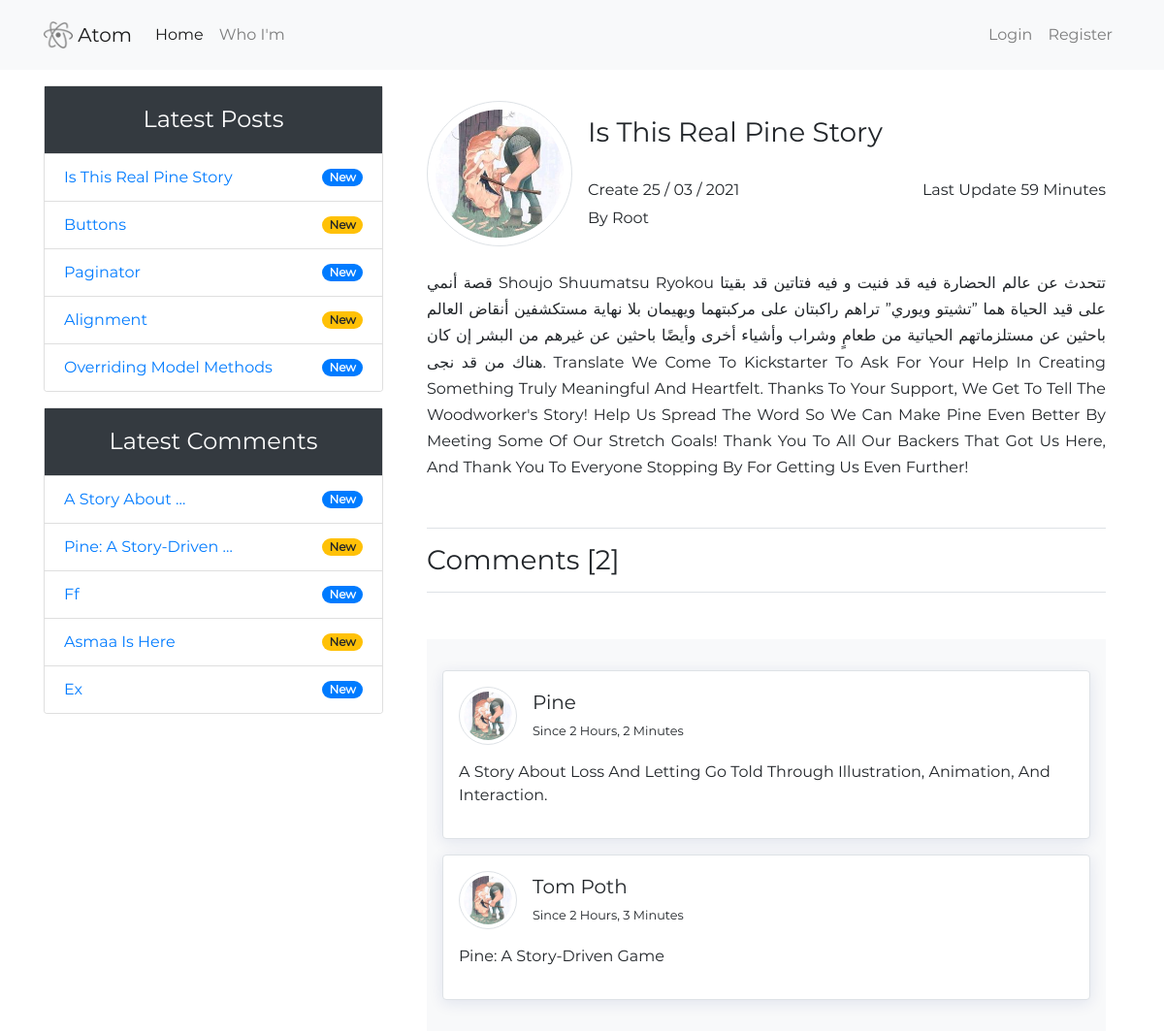
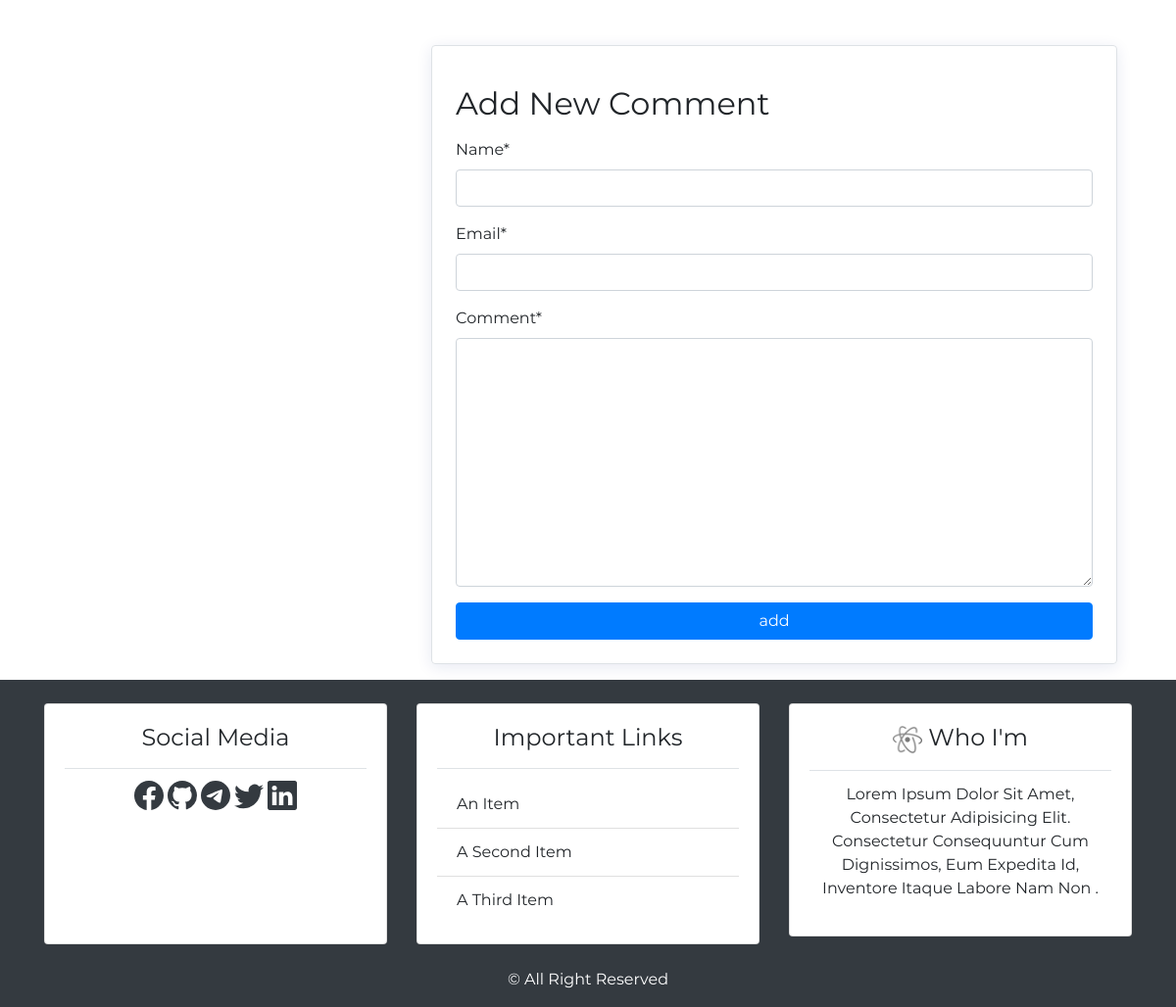
/post-details/8, run on the app's committed database (2 pictures, top to bottom).
### blog_app/models.py (models this page shows, shortened)
class Post(models.Model):
    title = models.CharField(max_length=100)
    author = models.ForeignKey(User, on_delete=models.CASCADE)
    date_create = models.DateTimeField(default=timezone.now)
    date_update = models.DateTimeField(auto_now=True)
    content = models.TextField()
    class Meta:
        ordering = ('-date_update',)

class Comment(models.Model):
    name = models.CharField(max_length=50)
    email = models.EmailField()
    date = models.DateTimeField(auto_now_add=True)
    content = models.TextField(verbose_name='comment')
    active = models.BooleanField(default=False)
    post = models.ForeignKey(Post, on_delete=models.CASCADE, related_name='comment')
    class Meta:
        ordering = ('-date',)

### user_app/models.py (models this page shows, shortened)
class UserProfile(models.Model):
    image = models.ImageField(default='default.jpg', upload_to='users_photos/%Y/%m/%d/')
    user = models.OneToOneField(User, on_delete=models.CASCADE)

### blog_app/views.py (the view, shortened to what this page needs)
# urls.py: path('post-details/<int:post_id>', views.details, name='post_details'),
def details(request, post_id):
	current_post = get_object_or_404(models.Post, pk=post_id)
	comment_form = NewComment()
	data = {
		'current_post': current_post,
		'page_name': current_post.title.title(),
		'db_objects_posts': models.Post.objects.all()[:5],
		'db_objects_comments': current_post.comment.filter(active=True),
		'comment_form': comment_form,
	}
	return render(request, 'blog_app/post_details.html', data)

### blog_app/forms.py
class NewComment(forms.ModelForm):
    class Meta:
        model = Comment
        fields = ('name', 'email', 'content')

### blog_app/templatetags/post_tag.py (called while the page is built)
@register.inclusion_tag('blog_app/latest_posts.html')
def latest_posts():
    data = {
        'latest_posts': Post.objects.all()[:5],
    }
    return data

@register.inclusion_tag('blog_app/latest_comments.html')
def latest_comments():
    data = {
        'latest_comments': Comment.objects.filter(active=True)[:5],
    }
    return data

### blog_app/templates/blog_app/post_details.html (shortened to what this page needs)
{% extends 'base.html' %}{% load crispy_forms_filters %}
{% load static %}
{% load crispy_forms_tags %}
{% block content %}
    <div class="container">
        <div class="media my-3 ">
            <img src="{{ current_post.author.userprofile.image.url }}" class="align-self-start mr-3 rounded-circle border-muted border p-2" alt="user {{ current_post.author }} img" width="150px" height="150px">
            <div class="media-body pt-3">
                <div class="d-flex mb-3 justify-content-between align-items-center">
                    <h3 class="mt-0 ">{{  current_post.title }}</h3>
                </div>
                <p class="h6 pt-2 d-flex justify-content-between"> create {{ current_post.date_create|date:'d / m / Y' }} <span>last update {{ current_post.date_update|timesince }}</span></p>
                <p>by {{  current_post.author }} </p>
            </div>
        </div>
        <p class="my-4" style="line-height: 1.7;text-align: justify;">{{ current_post.content}}</p>
        <h3 class="my-5 py-3 border-bottom border-top">comments [{{ db_objects_comments.count|default:'0' }}]</h3>
        <div class="bg-light p-3">
            {% if db_objects_comments %}
                {% for comment in db_objects_comments %}
                    <div class="comment my-3 p-3 bg-white border rounded border-muted nice-shadow" >
                        <div class="media">
                            <img src="{{ comment.post.author.userprofile.image.url }}" class="align-self-start mr-3 rounded-circle border-muted border p-1" alt="user photo" width="60px" height="60px">
                            <div class="media-body">
                                <h5 class="mt-1">{{ comment.name}}</h5>
                                <small class="d-block">since {{ comment.date|timesince }}</small>
                            </div>
                        </div>
                        <p class="mt-3">{{ comment.content }}</p>
                    </div>
                {% endfor %}
            {% else %}
                <p class="m-0 text-center text-muted">no comments yet</p>
            {% endif %}
        </div>
        <div class="mt-5 border rounded nice-shadow border-muted p-4">
            <h2 class="my-3">add new comment</h2>
            <form action="" method="post">
                {{ comment_form|crispy }}
                <input type="submit" value="add" class="btn-primary btn btn-block">
            </form>
        </div>
    </div>
{% endblock content %}

### blog_app/templates/blog_app/latest_posts.html
{% if latest_posts %}
    {% for post in latest_posts %}
        <li class="list-group-item d-flex justify-content-between"><a href="{% url 'blog_app:post_details' post.id %}" class="">{{ post.title }} </a> <small class="badge {% cycle 'badge-primary' 'badge-warning' %} badge-pill align-self-center">new</small></li>
    {% endfor %}
{% else %}
    <li class="list-group-item">no posts yet</li>
{% endif %}

### blog_app/templates/blog_app/latest_comments.html
{% if latest_comments %}
    {% for comment in latest_comments %}
        <li class="list-group-item d-flex justify-content-between"><a href="{% url 'blog_app:post_details' comment.post.id %}" class="">{{ comment.content|truncatewords:3 }}</a> <small class="badge {% cycle 'badge-primary' 'badge-warning' %} badge-pill align-self-center">new</small></li>
    {% endfor %}
{% else %}
    <li class="list-group-item">no comments yet</li>
{% endif %}

### blog_app/static/blog_app/css/index.css (style rules this page uses)
body { text-transform: capitalize; font-family: Montserrat, sans-serif; }
.nice-shadow { box-shadow: 0 3px 15px rgba(22, 41, 124, 0.1); }

### data on the page
Post: title "Is This Real Pine Story", author.userprofile.image (picture), date_create "25 / 03 / 2021", date_update "59 Minutes", author "Root", content "قصة أنمي Shoujo Shuumatsu Ryokou تتحدث عن عالم الحضارة فيه قد فنيت و فيه فتاتين قد بقيتا على قيد الحياة هما ”تشيتو ويوري” تراهم راكبتان على مركبتهما ويهيمان بلا نهاية مستكشفين أنقاض العالم باحثين عن مستلزماتهم الحياتية من طعامٍ وشراب وأشياء أخرى وأيضًا باحثين عن غيرهم من البشر إن كان هناك من قد نجى. Translate We Come To Kickstarter To Ask For Your Help In Creating Something Truly Meaningful And Heartfelt. Thanks To Your Support, We Get To Tell The Woodworker's Story! Help Us Spread The Word So We Can Make Pine Even Better By Meeting Some Of Our Stretch Goals! Thank You To All Our Backers That Got Us Here, And Thank You To Everyone Stopping By For Getting Us Even Further!"
Post: title "Buttons"
Post: title "Paginator"
Post: title "Alignment"
Post: title "Overriding Model Methods"
Comment: content "A Story About …", post.author.userprofile.image (picture), name "Pine", date "2 Hours, 2 Minutes", content "A Story About Loss And Letting Go Told Through Illustration, Animation, And Interaction."
Comment: content "Pine: A Story-Driven …", post.author.userprofile.image (picture), name "Tom Poth", date "2 Hours, 3 Minutes", content "Pine: A Story-Driven Game"
Comment: content "Ff"
Comment: content "Asmaa Is Here"
Comment: content "Ex"

### other printed values
{{ db_objects_comments.count|default:'0' }} "2"
